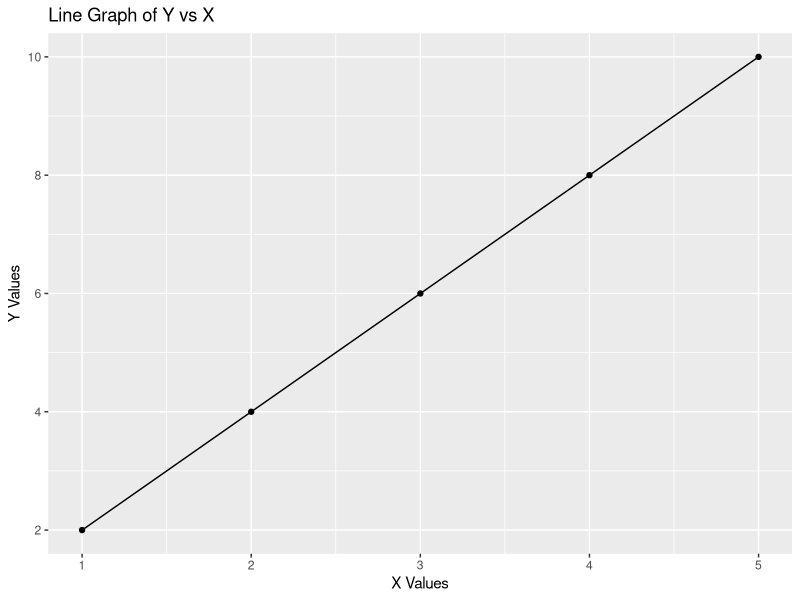

The R source for this figure:
## ---- chunk 1
# [dep-test] Dependency resolution submodule
library(ggplot2)

# Create some sample data
x_values = c(1, 2, 3, 4, 5)
y_values = c(2, 4, 6, 8, 10)

# Plot the data
data <- data.frame(x=x_values, y=y_values)
ggplot(data, aes(x = x, y = y)) +
  geom_line() +
  geom_point() + # Optional: add points to the line
  labs(title = "Line Graph of Y vs X", x = "X Values", y = "Y Values")
## ---- chunk 2
# [dep-test] print x
print(x_values)
## ---- chunk 3
